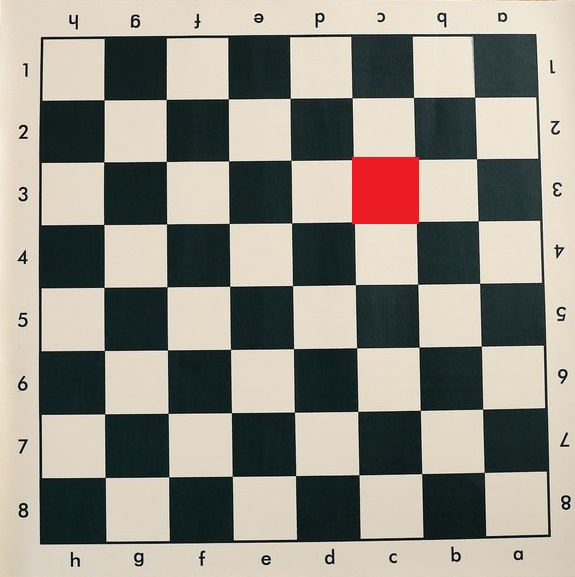
#> input picture Machine_learning/Images/8_Find_boxes_in_video_TODO/object_on_chesstablejpg.jpg, 575 x 577 px, found by its file name
$ jupyter execute 'ML-работа-с-видео-определение-прямоугольников.ipynb'   (shell and % lines are left out)
#> lines starting #> are read from the running program, lines starting #| are printed output that depends on the picture; after the words box and inside, x2 and y2 are one past the last pixel; in counts of white or black regions, pixels touching at a corner belong together
[cell 1]
import sys
import numpy as np
import cv2
import math
from PIL import Image
import matplotlib.pyplot as plt
from google.colab import drive

[cell 2]
drive.mount('/content/drive')

[cell 3]
def showImage(img, size=6):
  img = cv2.cvtColor(img, cv2.COLOR_BGR2RGB)
  img = img.astype('uint8')           # Меняем тип на однобайтовый без знака
  img = Image.fromarray(img)          # Переводим массив в изображение

  plt.figure(figsize=(size, size))
  plt.imshow(img)                     # Отрисовываем картинку
  plt.show()                          # Выводим картинку

[cell 4]
image = cv2.imread("/content/drive/MyDrive/Colab Notebooks/Machine learning/Images/5_Find_boxes_in_video/object_on_chesstablejpg.jpg")
#> image is the input picture: shape (577, 575, 3); mean B, G, R 135.1, 144.9, 148.3
showImage(image)

[cell 5]
# Найдем контуры изображений

# Параметры для маски
hsv_min = np.array((0, 5, 0), np.uint8)
hsv_max = np.array((250, 250, 255), np.uint8)

hsv = cv2.cvtColor(image, cv2.COLOR_BGR2HSV) # меняем цветовую модель с BGR на HSV
#> hsv: shape (577, 575, 3); mean H, S, V 46.9, 59.2, 153.5
image_filter = cv2.inRange(hsv, hsv_min, hsv_max) # применяем цветовой фильтр
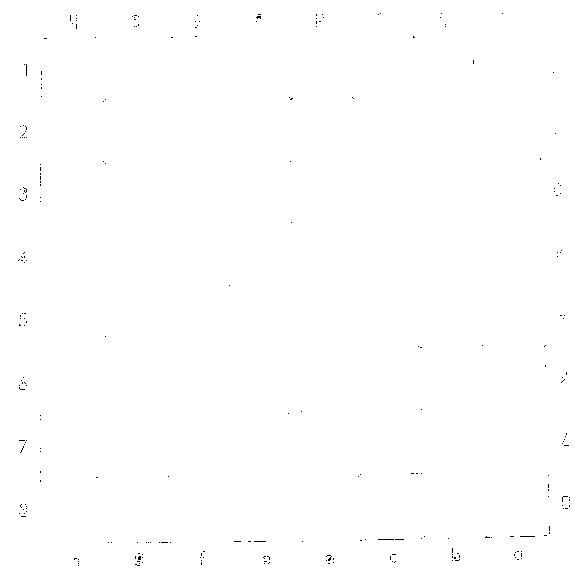
#> image_filter: shape (577, 575); 99.8% white; black in thin lines or dots
showImage(image_filter)
#> in showImage (call 2), `img = cv2.cvtColor(img, cv2.COLOR_BGR2RGB)`: img: shape (577, 575, 3); 99.8% white; black in thin lines or dots

[cell 6]
# Найдем контуры всех фигур на изображении
contours_list, _ = cv2.findContours(image_filter.copy(), cv2.RETR_TREE, cv2.CHAIN_APPROX_SIMPLE) # _ - игнорирум 2 возращаемый параметр
#> contours_list = 289 contours, 284 with area under 20; largest, box (x1, y1, x2, y2) and area: (0, 0, 575, 577) 330624, (377, 538, 395, 541) 32, (519, 535, 536, 538) 30, (253, 540, 267, 543) 24, (25, 63, 28, 77) 24

[cell 7]
print("Количество найденных фигур:", len(contours_list))
#| Количество найденных фигур: 289
print("Координаты одной из фигур:\n", contours_list[5], end="")
#| Координаты одной из фигур:
#|  [[[267 563]]
#|  [[268 562]]
#|  [[269 563]]
#|  [[268 564]]]

[cell 8]
# Находим среди всех контуров только прямоугольники
def getBoxes(contours_list, min_area, max_area = 1000000):
#> called with min_area = 700, max_area = 150200
  boxes = []
  for contour in contours_list:
    rect = cv2.minAreaRect(contour) # пытаемся вписать прямоугольник
    box = cv2.boxPoints(rect) # ищем четыре вершины у прямоугольника
    box = np.int0(box) # округляем координаты до целого числа
    area = cv2.contourArea(box) # вычисляем площадь, занимаемую прямоугольником
    if (area > min_area) & (area < max_area):
      boxes.append(box)
#> this loop made 289 passes
#> (contour, rect, box, area) on pass 1: ([[0, 0], [0, 576], [574, 576], [574, 0]], ((287, 288), (576, 574), -90), [[574, 576], [0, 576], [0, 0], [574, 0]], 330624)
#> after the loop, boxes = []
  return boxes

# Рисуем фигуры на изображении
def grawContours(img, boxes):
  img_out = img.copy()
  for box in boxes:
    cv2.drawContours(img_out, [box], 0, (255,0,0), 2) # рисуем прямоугольник # 0 - неизвестно # (255,0,0) - цвет # 2 - толщина
  return img_out

[cell 9]
# Находим наши коробки

boxes = getBoxes(contours_list, 700, 150200) # находим среди всех контуров только прямоугольники нужного размера
#> boxes = []
image_out = grawContours(image, boxes) # наносим прямоугольники на исходное изображение
showImage(image_out, 8)

[cell 10]
def calcAngle(box):
  # Находим центр фигуры. Запишем их в список center
  center = (
      (int((box[0][0]+box[1][0]+box[2][0]+box[3][0])/4)), # Находим центр Х
      (int((box[0][1]+box[1][1]+box[2][1]+box[3][1])/4)) # Находим центр У
  )

  # Находим длины двух сторон прямоугольника: вертикальную и горизонтальную
  edge1 = np.int0((box[1][0] - box[0][0], box[1][1] - box[0][1]))
  edge2 = np.int0((box[2][0] - box[1][0], box[2][1] - box[1][1]))

  # Определяем наиболее длинную сторону прямоугольника
  if cv2.norm(edge2) > cv2.norm(edge1):
    usedEdge = edge1
  else:
    usedEdge = edge2

  # Определем горизонтальную сторону
  reference = (1,0)

  # Вычисляем угол между самой длинной стороной прямоугольника и горизонтом
  angle = 180.0/math.pi * math.acos((reference[0]*usedEdge[0] + reference[1]*usedEdge[1]) / (cv2.norm(reference) *cv2.norm(usedEdge)))

  return center, angle

def drawAngle(img, center, angle):
  img_out = img.copy()

  # Рисуем круг в центре прямоугольника
  cv2.circle(img_out, center, 3, (10,200,10), 5) # 3 - радиус зеленого круга

  # Выводим величину угла наклона
  cv2.putText(img_out, "%d" % int(angle), (center[0]+10, center[1]-10), cv2.FONT_HERSHEY_SIMPLEX, 0.8, (0,0,0), 2)

  return img_out

[cell 11]
# Наносим прямоугольники и углы поворота

image_done = image.copy()
for box in boxes:
  center, angle = calcAngle(box)
  image_done = grawContours(image_done, boxes) # наносим прямоугольники на исходное изображение
  image_done = drawAngle(image_done, center, angle) # наносим центры прямоугольников и угол поворота относительно горизонта
#> this loop made 0 passes

showImage(image_done, 8)
